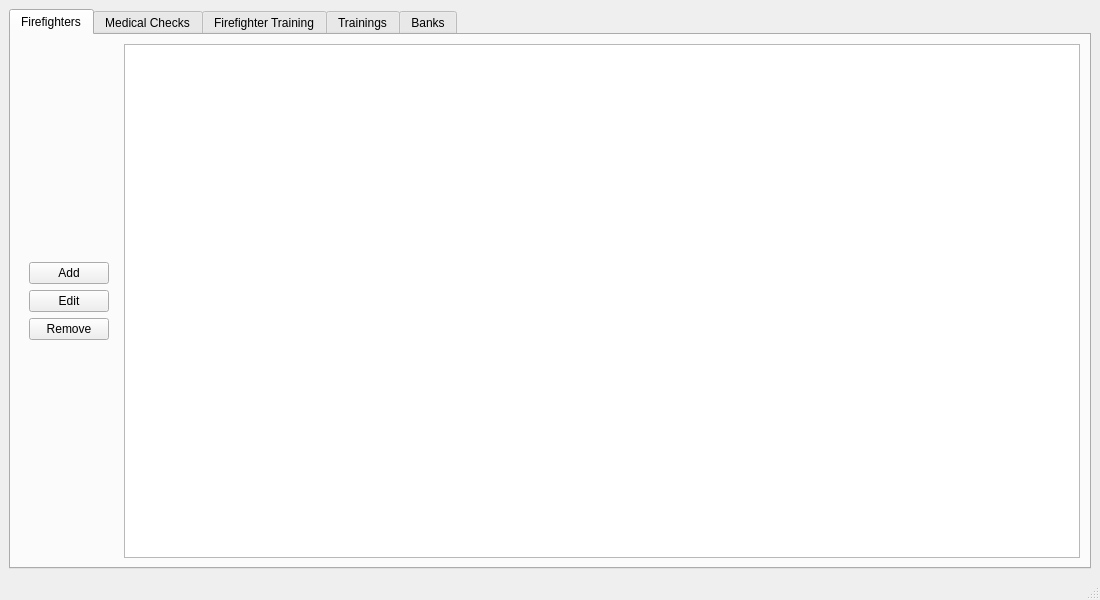
<?xml version="1.0" encoding="UTF-8"?>
<ui version="4.0">
 <class>MainWindow</class>
 <widget class="QMainWindow" name="MainWindow">
  <property name="geometry">
   <rect>
    <x>0</x>
    <y>0</y>
    <width>1100</width>
    <height>600</height>
   </rect>
  </property>
  <property name="sizePolicy">
   <sizepolicy hsizetype="Maximum" vsizetype="Maximum">
    <horstretch>0</horstretch>
    <verstretch>0</verstretch>
   </sizepolicy>
  </property>
  <property name="minimumSize">
   <size>
    <width>1100</width>
    <height>600</height>
   </size>
  </property>
  <property name="windowTitle">
   <string>MainWindow</string>
  </property>
  <widget class="QWidget" name="centralwidget">
   <layout class="QVBoxLayout" name="verticalLayout_3">
    <item>
     <widget class="QTabWidget" name="tabWidget">
      <property name="sizePolicy">
       <sizepolicy hsizetype="Expanding" vsizetype="Expanding">
        <horstretch>0</horstretch>
        <verstretch>0</verstretch>
       </sizepolicy>
      </property>
      <property name="autoFillBackground">
       <bool>false</bool>
      </property>
      <property name="currentIndex">
       <number>0</number>
      </property>
      <widget class="QWidget" name="firefightersTab">
       <attribute name="title">
        <string>Firefighters</string>
       </attribute>
       <layout class="QHBoxLayout" name="horizontalLayout">
        <item>
         <widget class="QWidget" name="widget" native="true">
          <property name="sizePolicy">
           <sizepolicy hsizetype="Preferred" vsizetype="Maximum">
            <horstretch>0</horstretch>
            <verstretch>0</verstretch>
           </sizepolicy>
          </property>
          <layout class="QVBoxLayout" name="verticalLayout">
           <item>
            <widget class="QPushButton" name="firefightersAddButton">
             <property name="text">
              <string>Add</string>
             </property>
            </widget>
           </item>
           <item>
            <widget class="QPushButton" name="firefightersEditButton">
             <property name="text">
              <string>Edit</string>
             </property>
            </widget>
           </item>
           <item>
            <widget class="QPushButton" name="firefightersRemoveButton">
             <property name="text">
              <string>Remove</string>
             </property>
            </widget>
           </item>
          </layout>
         </widget>
        </item>
        <item>
         <widget class="QTableWidget" name="firefightersTableWidget"/>
        </item>
       </layout>
      </widget>
      <widget class="QWidget" name="medicalExaminationsTab">
       <attribute name="title">
        <string>Medical Checks</string>
       </attribute>
       <layout class="QHBoxLayout" name="horizontalLayout_4">
        <item>
         <widget class="QWidget" name="widget_4" native="true">
          <property name="sizePolicy">
           <sizepolicy hsizetype="Preferred" vsizetype="Maximum">
            <horstretch>0</horstretch>
            <verstretch>0</verstretch>
           </sizepolicy>
          </property>
          <layout class="QVBoxLayout" name="verticalLayout_5">
           <item>
            <widget class="QPushButton" name="medicalExaminationsAddButton">
             <property name="text">
              <string>Add</string>
             </property>
            </widget>
           </item>
           <item>
            <widget class="QPushButton" name="medicalExaminationsEditButton">
             <property name="text">
              <string>Edit</string>
             </property>
            </widget>
           </item>
           <item>
            <widget class="QPushButton" name="medicalExaminationsRemoveButton">
             <property name="text">
              <string>Remove</string>
             </property>
            </widget>
           </item>
          </layout>
         </widget>
        </item>
        <item>
         <widget class="QTableWidget" name="medicalExaminationsTableWidget"/>
        </item>
       </layout>
      </widget>
      <widget class="QWidget" name="firefighterTrainingTab">
       <attribute name="title">
        <string>Firefighter Training</string>
       </attribute>
       <layout class="QHBoxLayout" name="horizontalLayout_5">
        <item>
         <widget class="QWidget" name="widget_5" native="true">
          <property name="sizePolicy">
           <sizepolicy hsizetype="Preferred" vsizetype="Maximum">
            <horstretch>0</horstretch>
            <verstretch>0</verstretch>
           </sizepolicy>
          </property>
          <layout class="QVBoxLayout" name="verticalLayout_6">
           <item>
            <widget class="QPushButton" name="firefighterTrainingAddButton">
             <property name="text">
              <string>Add</string>
             </property>
            </widget>
           </item>
           <item>
            <widget class="QPushButton" name="firefighterTrainingEditButton">
             <property name="text">
              <string>Edit</string>
             </property>
            </widget>
           </item>
           <item>
            <widget class="QPushButton" name="firefighterTrainingRemoveButton">
             <property name="text">
              <string>Remove</string>
             </property>
            </widget>
           </item>
          </layout>
         </widget>
        </item>
        <item>
         <widget class="QTableWidget" name="firefighterTrainingTableWidget"/>
        </item>
       </layout>
      </widget>
      <widget class="QWidget" name="trainingsTab">
       <attribute name="title">
        <string>Trainings</string>
       </attribute>
       <layout class="QHBoxLayout" name="horizontalLayout_2">
        <item>
         <widget class="QWidget" name="widget_2" native="true">
          <property name="sizePolicy">
           <sizepolicy hsizetype="Preferred" vsizetype="Maximum">
            <horstretch>0</horstretch>
            <verstretch>0</verstretch>
           </sizepolicy>
          </property>
          <layout class="QVBoxLayout" name="verticalLayout_2">
           <item>
            <widget class="QPushButton" name="trainingsAddButton">
             <property name="text">
              <string>Add</string>
             </property>
            </widget>
           </item>
           <item>
            <widget class="QPushButton" name="trainingsEditButton">
             <property name="text">
              <string>Edit</string>
             </property>
            </widget>
           </item>
           <item>
            <widget class="QPushButton" name="trainingsRemoveButton">
             <property name="text">
              <string>Remove</string>
             </property>
            </widget>
           </item>
          </layout>
         </widget>
        </item>
        <item>
         <widget class="QTableWidget" name="trainingsTableWidget"/>
        </item>
       </layout>
      </widget>
      <widget class="QWidget" name="banksTab">
       <attribute name="title">
        <string>Banks</string>
       </attribute>
       <layout class="QHBoxLayout" name="horizontalLayout_3">
        <item>
         <widget class="QWidget" name="widget_3" native="true">
          <property name="sizePolicy">
           <sizepolicy hsizetype="Preferred" vsizetype="Maximum">
            <horstretch>0</horstretch>
            <verstretch>0</verstretch>
           </sizepolicy>
          </property>
          <layout class="QVBoxLayout" name="verticalLayout_4">
           <item>
            <widget class="QPushButton" name="banksAddButton">
             <property name="text">
              <string>Add</string>
             </property>
            </widget>
           </item>
           <item>
            <widget class="QPushButton" name="banksEditButton">
             <property name="text">
              <string>Edit</string>
             </property>
            </widget>
           </item>
           <item>
            <widget class="QPushButton" name="banksRemoveButton">
             <property name="text">
              <string>Remove</string>
             </property>
            </widget>
           </item>
          </layout>
         </widget>
        </item>
        <item>
         <widget class="QTableWidget" name="banksTableWidget"/>
        </item>
       </layout>
      </widget>
     </widget>
    </item>
   </layout>
  </widget>
  <widget class="QMenuBar" name="menubar">
   <property name="geometry">
    <rect>
     <x>0</x>
     <y>0</y>
     <width>1100</width>
     <height>22</height>
    </rect>
   </property>
  </widget>
  <widget class="QStatusBar" name="statusbar"/>
 </widget>
 <resources/>
 <connections/>
</ui>
